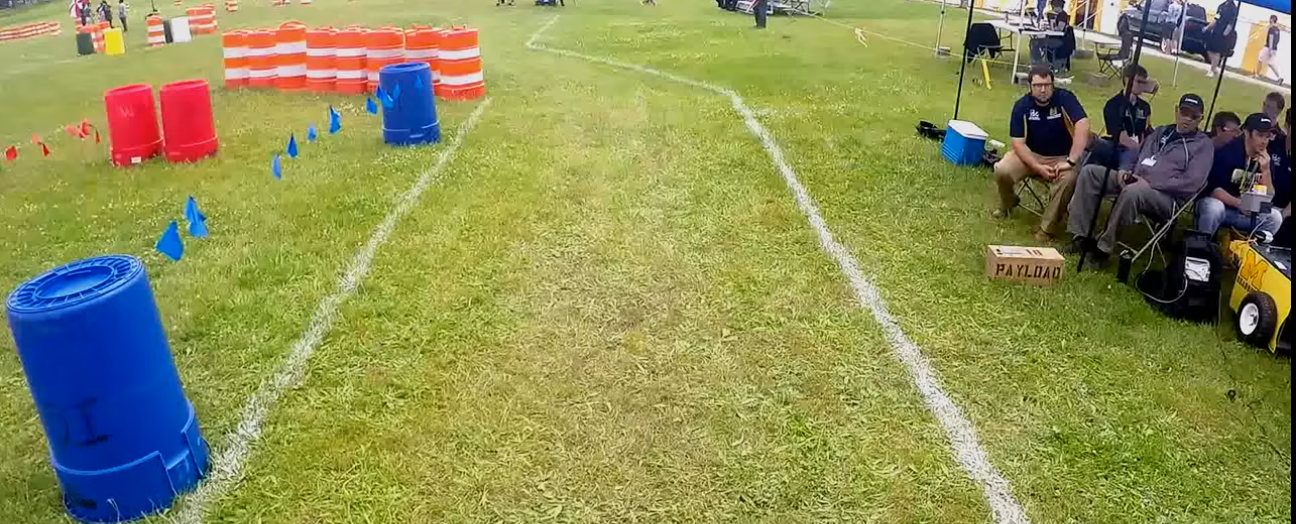
#> input picture IGVC_0.PNG, 1296 x 524 px
$ python CV_to_Map.py
#> lines starting #> are read from the running program, lines starting #| are printed output that depends on the picture; after the words box and inside, x2 and y2 are one past the last pixel; in counts of white or black regions, pixels touching at a corner belong together
import os
import cv2
import numpy as np
from matplotlib import pyplot as plt
import math

occupancy_grid_size = 200

counter = 0
scale = -1
divider = 10


# returns a filtered image and unfiltered image. This is needed for white lines on green grass
# output are two images, First output is the filtered image, Second output is the original pre-filtered image
def grass_filter(og_image):
    kernel = np.ones((3, 3), np.uint8)

    result = og_image.copy()
    img = cv2.cvtColor(og_image, cv2.COLOR_BGR2HSV)
    # create a lower bound for a pixel value
    lower = np.array([0, 0, 200])
    # create an upper bound for a pixel values
    upper = np.array([179, 77, 255])
    # detects all white pixels within the range specified earlier
    mask = cv2.inRange(img, lower, upper)
    result = cv2.bitwise_and(result, result, mask=mask)

    cnts = cv2.findContours(mask, cv2.RETR_EXTERNAL, cv2.CHAIN_APPROX_SIMPLE)
    cnts = cnts[0] if len(cnts) == 2 else cnts[1]

    for c in cnts:
        area = cv2.contourArea(c)
        if area < 1:
            cv2.drawContours(result, [c], -1, (0, 0, 0), -1)

    gradient = cv2.morphologyEx(mask, cv2.MORPH_GRADIENT, kernel)

    # [7 lines of commented-out code are left out]

    return result, og_image


# takes in an image and outputs an image that has redlines overlaying the detected boundries
def pipeline(image):
    # for white lines on grassy photos need this part for pre-processing before being able to detect white lines
    img_list = grass_filter(image)
    pre_or_post_filtered_image = img_list[0]
    original_overlay_image = img_list[1]

    # gives the height and width of the image from the dimensions given
    height = image.shape[0]
    width = image.shape[1]

    # curvy road test width-50
    # region_of_interest_vertices = [
    #     (0, height),
    #     (width / 2 - 10, height / 2 + 50),
    #     (width - 50, height),
    # ]

    # using for the hd highway video to for propper crop
    # region_of_interest_vertices = [
    #     (300, height),
    #     (width / 2 + 100, height / 2 + 300),
    #     (width * .8, height),
    # ]

    # used for non-hd video
    # region_of_interest_vertices = [
    #     (0, height),
    #     (width / 2, height / 2 + 70),
    #     (width, height),
    # ]

    # four corner region_of_interest
    region_of_interest_vertices = [
        (0, 0),
        (width, 0),
        (width, height),
        (0, height)
    ]

    # convert to grayscale
    gray_image = cv2.cvtColor(pre_or_post_filtered_image, cv2.COLOR_RGB2GRAY)

    # call Canny Edge Detection
    cannyed_image = cv2.Canny(gray_image, 100, 200)

    # crop operation at the end of the cannyed pipeline so cropped edge doesn't get detected
    cropped_image = region_of_interest(cannyed_image, np.array([region_of_interest_vertices], np.int32))

    # get the birds eye view for the image
    original_overlay_image, birds_image = birds_eye_view(original_overlay_image, cropped_image)

    # used houghlinesP algo to detect the white lines
    # use threshold=152 for road side image. Test out different stuff for grassy images
    # lines = cv2.HoughLinesP(cropped_image, rho=6, theta=np.pi / 60, threshold=40,
    #                         lines=np.array([]), minLineLength=40, maxLineGap=25)

    lines = cv2.HoughLinesP(birds_image, rho=6, theta=np.pi / 60, threshold=40,
                            lines=np.array([]), minLineLength=40, maxLineGap=25)

    line_image = draw_lines(original_overlay_image, lines)

    # gets the centered x and y location of the current frame
    # currently not used
    # frame_x_loc, frame_y_loc = current_x_n_y_loc(lines)

    # # this is to display images for testing purpose
    plt.figure()
    plt.imshow(line_image)
    plt.show()

    map_localization(lines, width, height)

    return line_image


# takes in an image and a list of points (vertices)matplotlib.use('agg')to crop the image
def region_of_interest(img, vertices):
    # define a blank matrix that matches the image matplotlib.use('agg')eight/width.
    mask = np.zeros_like(img)

    # Create a match color for gray scaled images
    match_mask_color = 255

    # Fill inside the polygon
    cv2.fillPoly(mask, vertices, match_mask_color)

    # Returning the image only where mask pixels match
    masked_image = cv2.bitwise_and(img, mask)

    cv2.imshow("masked image", masked_image)
    cv2.waitKey()

    return masked_image


# teaks in an image, a list of lines from HoughedLinesP and draws red lines on top of the passed in image
# outputs the images
def draw_lines(img, lines, color=[255, 0, 0], thickness=6):
    # If there are no lines to draw, exit
    if lines is None:
        return

    # Make a copy of the original image
    img = np.copy(img)

    # create a blank image that matches the original in size
    line_img = np.zeros((img.shape[0], img.shape[1], 3), dtype=np.uint8)

    # loop over all lines and draw them on the blank image
    for line in lines:
        for x1, y1, x2, y2 in line:
            cv2.line(line_img, (x1, y1), (x2, y2), color, thickness)

    # Merge the image with the lines on the original
    img = cv2.addWeighted(img, 0.8, line_img, 1.0, 0.0)

    # return the modified image
    return img


def birds_eye_view(og_img, filtered_image):

    # gives the height and width of the image from the dimensions given
    IMAGE_H = og_img.shape[0]
    IMAGE_W = og_img.shape[1]
    IMG_SIZE = og_img.shape[::-1][1:]

    OFFSET = 150

    PRES_SRC_PNTS = np.float32([
        (400, 210),  # Top-left corner
        (180, 520),  # Bottom-left corner
        (IMAGE_W, 520),  # Bottom-right corner
        (IMAGE_W, 210)  # Top-right corner
    ])

    PRES_DST_PNTS = np.float32([
        [OFFSET, 0],
        [OFFSET, IMAGE_H],
        [IMAGE_W - OFFSET, IMAGE_H],
        [IMAGE_W - OFFSET, 0]
    ])

    M = cv2.getPerspectiveTransform(PRES_SRC_PNTS, PRES_DST_PNTS)
    M_INV = cv2.getPerspectiveTransform(PRES_DST_PNTS, PRES_SRC_PNTS)

    og_warped = cv2.warpPerspective(og_img, M, IMG_SIZE, flags=cv2.INTER_LINEAR)
    filtered_warped = cv2.warpPerspective(filtered_image, M, IMG_SIZE, flags=cv2.INTER_LINEAR)
    og_warped_correct_colors = cv2.cvtColor(og_warped, cv2.COLOR_BGR2RGB)

    cv2.imshow('original warped', og_warped)
    cv2.imshow('filtered warped', filtered_warped)
    cv2.imshow('original warped right color', og_warped_correct_colors)
    cv2.waitKey()

    return og_warped, filtered_warped


# the if statement that determines what is left or right lane will need to change based on video footage
def map_localization(lines, width, height):
    global occupancy_grid_size
    global scale
    global divider

    x_left_list = []
    x_right_list = []
    y_left_list = []
    y_right_list = []

    x_left_list_r = []
    x_right_list_r = []
    y_left_list_r = []
    y_right_list_r = []

    # r stands for rounded value
    # I add 50 to guarantee that it will round up to the neared hundreds
    width_r = int(round_up(width, scale))
    height_r = int(round_up(height, scale))
    height_r = height_r / divider
    width_r = width_r / divider

    # error checking to see that if lines do in fact exists
    try:
        # populates two lists with x and y values
        for line in lines:
            for x1, y1, x2, y2 in line:
                # if the x location of the pixel is less than 500 then it's the left line
                # this if statement will need to change based on video footage
                if x1 < 500:
                    x_left_list.extend([x1, x2])
                    y_left_list.extend([y1, y2])
                else:
                    x_right_list.extend([x1, x2])
                    y_right_list.extend([y1, y2])

        # makes sure the list isn't empty before trying to round
        # creating np arrays from original right and left line lists
        # then using np's built in functions to round
        # and turning them back into normal lists
        # work on this ,maybe go back to what i had
        if len(x_right_list) > 0:
            x_right_list_r = list(np.array(x_right_list) / divider)
            # adding half the height for the occupancy grid
            y_right_list_r = list((np.array(y_right_list) / divider))

        if len(x_left_list) > 0:
            x_left_list_r = list(np.array(x_left_list) / divider)
            # adding half the height for the occupancy grid
            y_left_list_r = list((np.array(y_left_list) / divider))

        # creates a 2d array of width height (in this particular case) (row x column)
        data_map = np.zeros(shape=(int(height_r), int(width_r)), dtype=int)

        print(x_left_list_r)
        print(x_right_list_r)

        # error checking
        if len(x_right_list) > 0:
            # gets the average of the x on the left and right sides
            # I'm doing this so I can get a consistent line
            x_right_list_avg = np.mean(x_right_list_r)
            # loops through the x and y coordinates and places a 1 on the map representing the line from the image
            for row in y_right_list_r:
                for col in x_right_list_r:
                    data_map[int(row)][int(col)] = 1

                # for i in range(4):
                #     # checks i below and above to fill in any gaps that might have been missed
                #     if 0 < int(row) - i and data_map[int(row)][int(x_right_list_avg)] == 1:
                #         data_map[int(row) - i][int(x_right_list_avg)] = 1
                #
                #     if int(row) + i < height_r and data_map[int(row)][int(x_right_list_avg)] == 1:
                #         data_map[int(row) + i][int(x_right_list_avg)] = 1

        # populates left side of the map
        if len(x_left_list) > 0:
            x_left_list_avg = np.mean(x_left_list_r)
            for row in y_left_list_r:
                for col in x_left_list_r:
                    data_map[int(row)][int(col)] = 1

                # for i in range(4):
                #     # checks i below and above to fill in any gaps that might have been missed
                #     if 0 < int(row) - i and data_map[int(row)][int(x_left_list_avg)] == 1:
                #         data_map[int(row) - i][int(x_left_list_avg)] = 1
                #
                #     if int(row) + i < height_r and data_map[int(row)][int(x_left_list_avg)] == 1:
                #         data_map[int(row) + i][int(x_left_list_avg)] = 1
    # if there is a null error then set the data_map to be empty
    except TypeError:
        data_map = np.zeros(shape=(int(height_r), int(width_r)), dtype=int)

    # changes the map so it's more keen on how humans read maps. The original numpy array has 0,0 as the top left corner
    plt.imshow(data_map, extent=(0, data_map.shape[1], 0, data_map.shape[0]))
    plt.show()

    data_map_resized = cv2.resize(data_map, dsize=(occupancy_grid_size, occupancy_grid_size),
                                  interpolation=cv2.INTER_NEAREST)
    # shifts the map by 100, which is where the robot is centered at
    data_map_resized = np.roll(data_map_resized, 100, axis=0)

    plt.imshow(data_map_resized, extent=(0, data_map_resized.shape[1], 0, data_map_resized.shape[0]))
    plt.show()

    # created my own helper function to round up numbers


def round_up(n, decimals):
    multiplier = 10 ** decimals
    return math.ceil(n * multiplier) / multiplier


if __name__ == "__main__":
    image = cv2.imread("IGVC_0.PNG")
#> image is the input picture: shape (524, 1296, 3); mean B, G, R 86.1, 142.6, 140.6
    image = cv2.cvtColor(image, cv2.COLOR_BGR2RGB)
    pipeline(image)
#> in grass_filter, `mask = cv2.inRange(img, lower, upper)`:
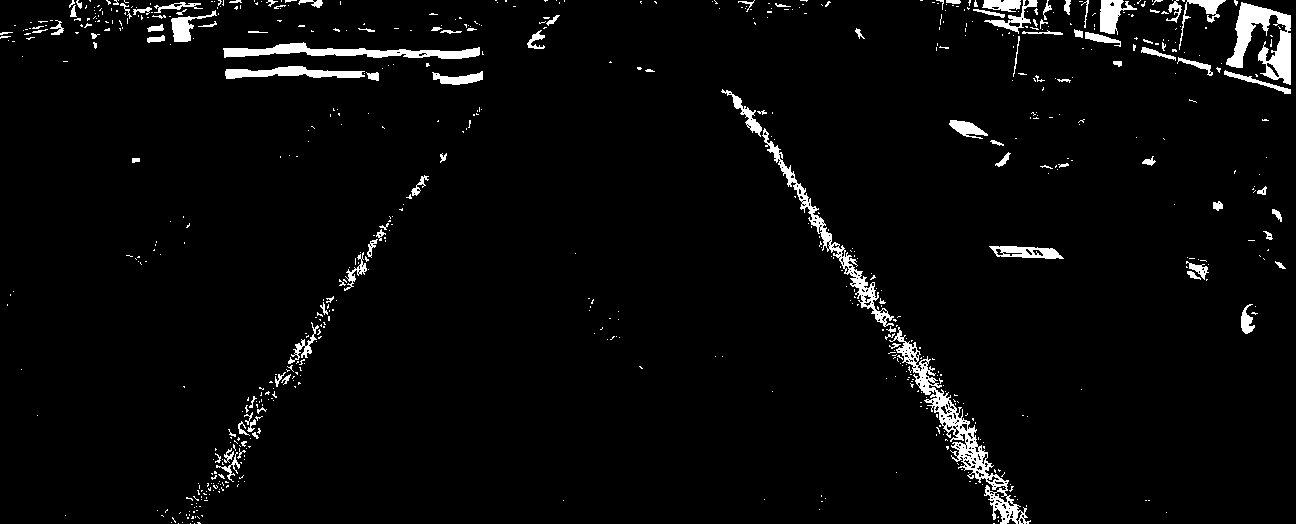
#> mask: shape (524, 1296); 3.4% white; 696 white regions (588 under 20 px)
#> in grass_filter, `cnts = cv2.findContours(mask, cv2.RETR_EXTERNAL, cv2.CHAIN_APPROX_SIMP..`: cnts = 696 contours, 633 with area under 20; largest, box (x1, y1, x2, y2) and area: (889, 327, 1031, 524) 3454, (1226, 2, 1291, 85) 2241, (762, 128, 894, 327) 1760, (223, 42, 480, 59) 1657, (225, 66, 365, 79) 894
#> the loop in grass_filter, `for c in cnts:` made 696 passes
#> (c, area) on passes 1 to 3: ([[993, 523], [994, 523]], 0), ([[194, 523]], 0), ([[190, 523]], 0)
#> after the loop in grass_filter, `for c in cnts:`:
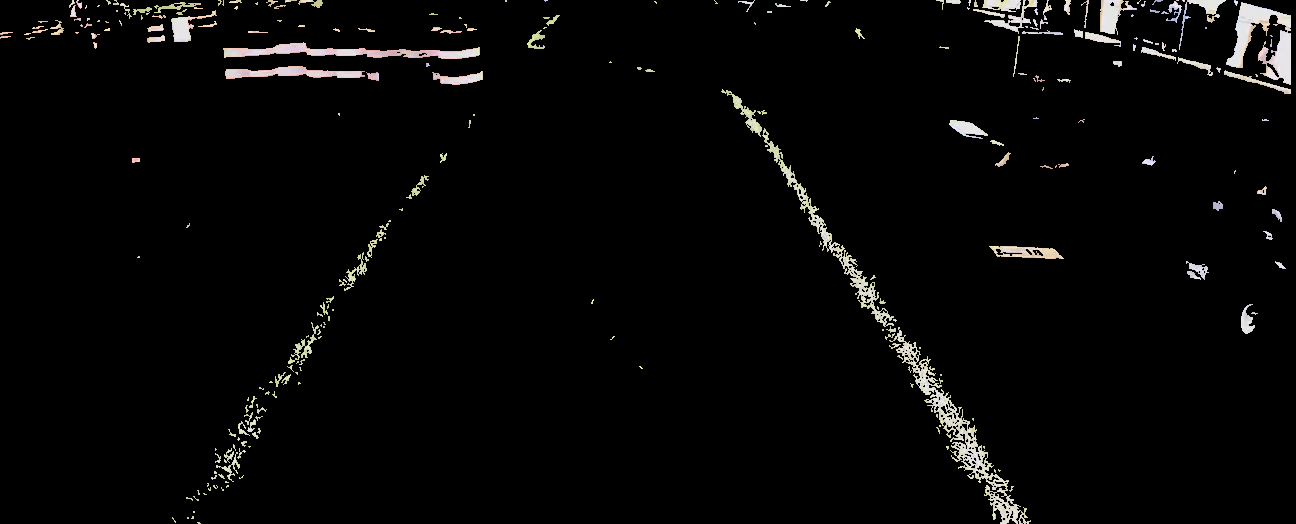
#> result: shape (524, 1296, 3); mean R, G, B 7.2, 6.9, 6.5
#> in birds_eye_view, `M = cv2.getPerspectiveTransform(PRES_SRC_PNTS, PRES_DST_PNTS)`: M = [[1.33, 1.09, -582.1], [-4.39e-17, 2.53, -530.3], [2.94e-20, 0.00095, 1]]
#> in birds_eye_view, `M_INV = cv2.getPerspectiveTransform(PRES_DST_PNTS, PRES_SRC_PNTS)`: M_INV = [[0.9, -0.488, 265.1], [0, 0.396, 210], [9.21e-20, -0.000376, 1]]
#> in birds_eye_view, `og_warped = cv2.warpPerspective(og_img, M, IMG_SIZE, flags=cv2.INTER_L..`:
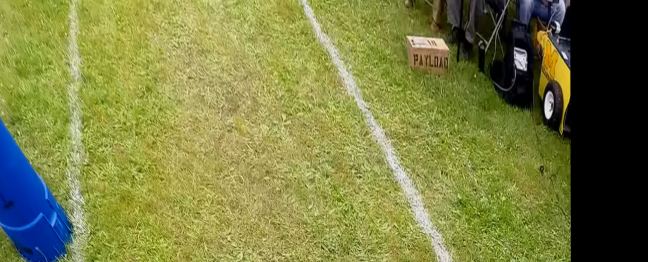
#> og_warped: shape (524, 1296, 3) (shown at 1/2 size); mean R, G, B 123.1, 127.3, 66.8
#> in birds_eye_view, `filtered_warped = cv2.warpPerspective(filtered_image, M, IMG_SIZE, fla..`:
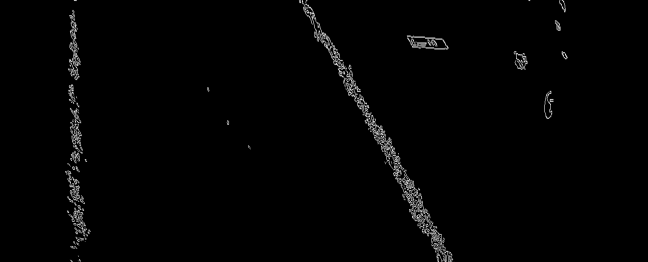
#> filtered_warped: shape (524, 1296) (shown at 1/2 size); min 0, max 255, mean 3.1
#> in pipeline, `lines = cv2.HoughLinesP(birds_image, rho=6, theta=np.pi / 60, threshol..`: lines = 148 rows, first 6: [611, 1, 904, 509], [603, 1, 904, 523], [597, 0, 899, 523], [152, 160, 152, 47], [140, 30, 163, 482], [138, 88, 159, 483]
#> the loop in draw_lines, `for line in lines:` made 148 passes
#> in draw_lines, `img = cv2.addWeighted(img, 0.8, line_img, 1.0, 0.0)`:
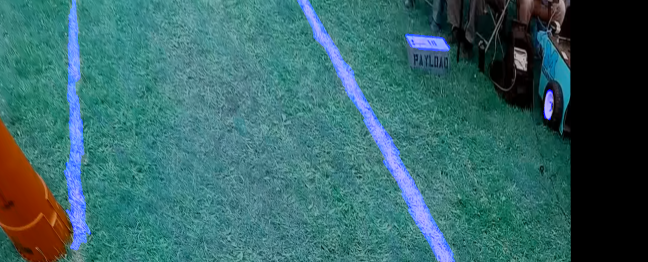
#> img: shape (524, 1296, 3) (shown at 1/2 size); mean of channels 0, 1, 2 103.7, 101.9, 53.5; drawn as B, G, R
#> the loop in map_localization, `for line in lines:` made 148 passes
#> after the loop in map_localization, `for line in lines:`: x_left_list = 122 values, max 179 at index 53, min 130 at index 48, mean 151.1; x_right_list = 174 values, max 1102 at index 17, min 597 at index 4, mean 799.8; y_left_list = 122 values, max 497 at index 7, min 0 at index 60, mean 288.4; y_right_list = 174 values, max 523 at index 3, min 0 at index 4, mean 227.8
#> in map_localization, `x_right_list_r = list(np.array(x_right_list) / divider)`: x_right_list_r = 174 values, max 110.2 at index 17, min 59.7 at index 4, mean 79.98
#> in map_localization, `y_right_list_r = list((np.array(y_right_list) / divider))`: y_right_list_r = 174 values, max 52.3 at index 3, min 0 at index 4, mean 22.78
#> in map_localization, `x_left_list_r = list(np.array(x_left_list) / divider)`: x_left_list_r = 122 values, max 17.9 at index 53, min 13 at index 48, mean 15.11
#> in map_localization, `y_left_list_r = list((np.array(y_left_list) / divider))`: y_left_list_r = 122 values, max 49.7 at index 7, min 0 at index 60, mean 28.84
#> (printed output is left out)
#> (printed output is left out)
#> in map_localization, `x_right_list_avg = np.mean(x_right_list_r)`: x_right_list_avg = 79.98
#> the loop in map_localization, `for row in y_right_list_r:` made 174 passes
#> row on passes 1 to 3: 0.1, 50.9, 0.1
#> in map_localization, `x_left_list_avg = np.mean(x_left_list_r)`: x_left_list_avg = 15.11
#> the loop in map_localization, `for row in y_left_list_r:` made 122 passes
#> row on passes 1, 2, 4, 5, 6, 7, 8, 9: 16, 4.7, 48.2, 8.8, 48.3, 30.8, 49.7, 1.9
#> after the loop in map_localization, `for row in y_left_list_r:`:
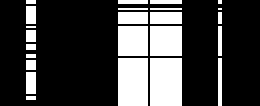
#> data_map: shape (53, 130) int64 (shown 2 times larger); values 0 (black) and 1 (white), 26% white; 24 white regions (10 under 20 px), largest, box (x1, y1, x2, y2) and area: (75, 29, 91, 53) 384, (59, 29, 74, 53) 360, (75, 13, 91, 28) 240
#> in map_localization, `data_map_resized = np.roll(data_map_resized, 100, axis=0)`:
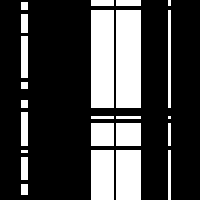
#> data_map_resized: shape (200, 200) int32; values 0 (black) and 1 (white), 25.7% white; 24 white regions (2 under 20 px), largest, box (x1, y1, x2, y2) and area: (116, 10, 141, 108) 2450, (91, 10, 114, 108) 2254, (116, 150, 141, 200) 1250
